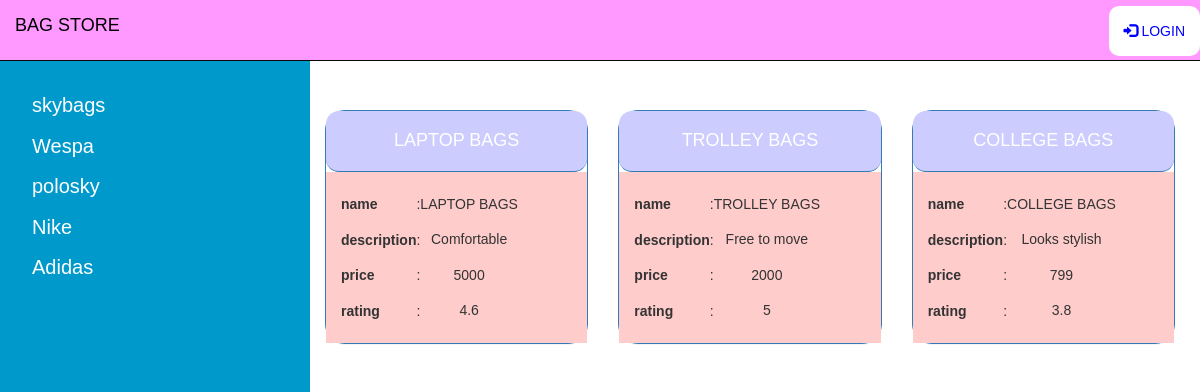
Screenshot of /Bag/1/allBag with the database file from the repository.
### john_setup.py (models this page shows, shortened)
class BagCompanyName(Base):
    __tablename__ = 'bagcompanyname'
    id = Column(Integer, primary_key=True)
    name = Column(String(333), nullable=False)
    user_id = Column(Integer, ForeignKey('emailuser.id'))
    user = relationship(emailUser, backref="bagcompanyname")

class BagName(Base):
    __tablename__ = 'bagname'
    id = Column(Integer, primary_key=True)
    itemname = Column(String(255), nullable=False)
    description = Column(String(555))
    price = Column(String(900))
    rating = Column(String(150))
    date = Column(DateTime, nullable=False)
    bagcompanynameid = Column(Integer, ForeignKey('bagcompanyname.id'))
    bagcompanyname = relationship(
        BagCompanyName, backref=backref('bagname', cascade='all, delete'))
    emailuser_id = Column(Integer, ForeignKey('emailuser.id'))
    emailuser = relationship(emailUser, backref="bagname")

### ehanjoel_main.py (the view)
@app.route('/Bag/<int:saintfransis>/allBag')
def showBags(saintfransis):
    genesis = session.query(BagCompanyName).all()
    solman = session.query(BagCompanyName).filter_by(id=saintfransis).one()
    adoneram_jadson = session.query(BagName).filter_by(
        bagcompanynameid=saintfransis).all()
    try:
        if devena_joice['username']:
            return render_template('showBags.html', genesis=genesis,
                                   solman=solman,
                                   adoneram_jadson=adoneram_jadson,
                                   uname=devena_joice['username'])
    except:
        return render_template('showBags.html',
                               genesis=genesis, solman=solman,
                               adoneram_jadson=adoneram_jadson)

### templates/showBags.html (shortened to what this page needs)
{% include 'nav.html' %}
<div class="main">
{% block content %}
<div class="row" style="margin: 10px;">
{% for tbe in adoneram_jadson %}
	<div class="col-sm-4 text-center">
		<div class="panel panel-primary" style="border-radius:20px;">
			<div class="panel-heading" style="background-color:#ccccff; border-radius:13px;">
				<h4>{{ tbe.itemname }}</h4>
			</div>
			<div class="panel-body text-center" style="background-color:#ffcccc;">
				<table>
					<tr><th>name</th><td>:</td><td><h5>{{ tbe.itemname }}</h5></td></tr>
					<tr><th>description</th><td>:</td><td><h5>{{ tbe.description }}</h5></td></tr>
					<tr><th>price</th><td>:</td><td><h5>{{ tbe.price }}</h5></td></tr>
					<tr><th>rating</th><td>:</td><td><h5>{{ tbe.rating }}</h5></td></tr>
				</table>
			</div>
		</div>
	</div>
{% endfor %}
</div>
{% endblock content %}
</div>

### templates/nav.html (shortened to what this page needs)
<!DOCTYPE html>
<html lang="en">
<head>
  <link rel="stylesheet" href="https://maxcdn.bootstrapcdn.com/bootstrap/3.3.7/css/bootstrap.min.css">
</head>
<body>
<nav class="navbar navbar-inverse  navbar-fixed-top" style="background-color:#ff99ff";>
  <div class="container-fluid">
    <div class="navbar-header">
      <a class="navbar-brand" href="{{ url_for('home') }} " style="color:black;">BAG STORE</a>
    </div>
    <ul class="nav navbar-nav navbar-right">
      {% if 'username' in session %}
            <li><button class="btn btn-warning mr-sm-2" style="margin-top: 10px; background-color:white; border-radius:10px;"><a href="{{ url_for('addBagCompany')}}">ADD BAG CATAGERY</a></button></li>
            <li style="margin: 15px;"><p class="text-primary mr-sm-2" style="color:black;">{{ session.username }}</p></li>
            <li style="background-color:white; margin-top: 6px; margin-bottom:4px; border-radius:10px;"><a href="{{ url_for('logout')}}" style="color:blue;"><span class="glyphicon glyphicon-log-in" style="color:blue;"  ></span> LOGOUT</a></li>
      {% else %}
            <li style="background-color:white; margin-top: 6px; margin-bottom:4px; border-radius:10px;"><a href="{{ url_for('showLogin')}}" style="color:blue;"><span class="glyphicon glyphicon-log-in" style="color:blue;"></span> LOGIN</a></li>
      {% endif %}
    </ul>
  </div>
</nav>
<div class="sidenav">
  <table>
      {% for paul in genesis %}
      <tr>
          <td><a href="{{ url_for('showBags',saintfransis=paul.id)}}">{{paul.name}}</a></td>
        </tr>
      {% endfor %}
  </table>
</div>
</body>
</html>

### templates/nav.html (style rules this page uses)
body { font-family: "TimesNewRoman", sans-serif; background-color:white; }
.sidenav { height: 100%; width: 310px; position: fixed; z-index: 1; top: 50px; left: 0; background-color: #0099cc; overflow-x: hidden; padding-top: 35px; }
.sidenav a { padding: 6px 6px 6px 32px; text-decoration: none; font-size: 20px; color: white; display: block; }
.main { margin-left: 300px; }

### rows the page displays
BagCompanyName: name "skybags"
BagCompanyName: name "Wespa"
BagCompanyName: name "polosky"
BagCompanyName: name "Nike"
BagCompanyName: name "Adidas"
BagName: itemname "LAPTOP BAGS", description "Comfortable", price "5000", rating "4.6"
BagName: itemname "TROLLEY BAGS", description "Free to move", price "2000", rating "5"
BagName: itemname "COLLEGE BAGS", description "Looks stylish", price "799", rating "3.8"
